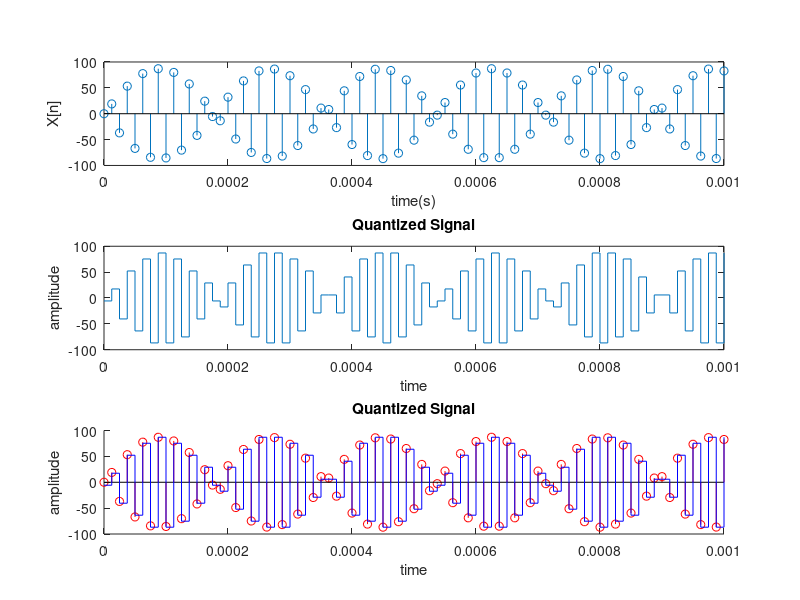

Write the MATLAB code that produced this figure.
A1=87;
CDE=372;
f=CDE*100;
fs=80000; %2 times of max frequency is enough according to Nyquist theorum,3 times is taken for better precision
t=0:1/fs:0.001;
x=A1*sin(2*pi*f*t);
%--------Quantization------------%
n=4;
L=(2^n)-1;
del=(max(x)-min(x))/L;
y=min(x)+(round((x-min(x))/del)).*del;
i=(round((x-min(x))/del));
i=dec2bin(i,n)
%--------END------------%
subplot(3,1,1);
stem(t,x);
xlabel('time(s)')
ylabel('X[n]')
subplot(3,1,2);
stairs(t,y);
title('Quantized Signal')
xlabel('time')
ylabel('amplitude')
subplot(3,1,3);
hold on
stem(t,x,'r');
stairs(t,y,'b');
hold off
title('Quantized Signal')
xlabel('time')
ylabel('amplitude')